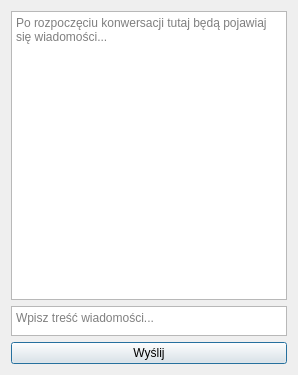
<?xml version="1.0" encoding="UTF-8"?>
<ui version="4.0">
 <class>ChatWindow</class>
 <widget class="QDialog" name="ChatWindow">
  <property name="geometry">
   <rect>
    <x>0</x>
    <y>0</y>
    <width>298</width>
    <height>375</height>
   </rect>
  </property>
  <property name="windowTitle">
   <string>Nazwa użytkownika</string>
  </property>
  <layout class="QGridLayout" name="gridLayout">
   <item row="0" column="0">
    <layout class="QVBoxLayout" name="verticalLayout">
     <item>
      <widget class="QTextBrowser" name="textBrowser">
       <property name="placeholderText">
        <string>Po rozpoczęciu konwersacji tutaj będą pojawiaj się wiadomości...</string>
       </property>
      </widget>
     </item>
     <item>
      <widget class="QPlainTextEdit" name="plainTextEdit">
       <property name="maximumSize">
        <size>
         <width>16777215</width>
         <height>30</height>
        </size>
       </property>
       <property name="placeholderText">
        <string>Wpisz treść wiadomości...</string>
       </property>
      </widget>
     </item>
     <item>
      <widget class="QPushButton" name="pushButton">
       <property name="text">
        <string>Wyślij</string>
       </property>
      </widget>
     </item>
    </layout>
   </item>
  </layout>
 </widget>
 <resources/>
 <connections/>
</ui>
